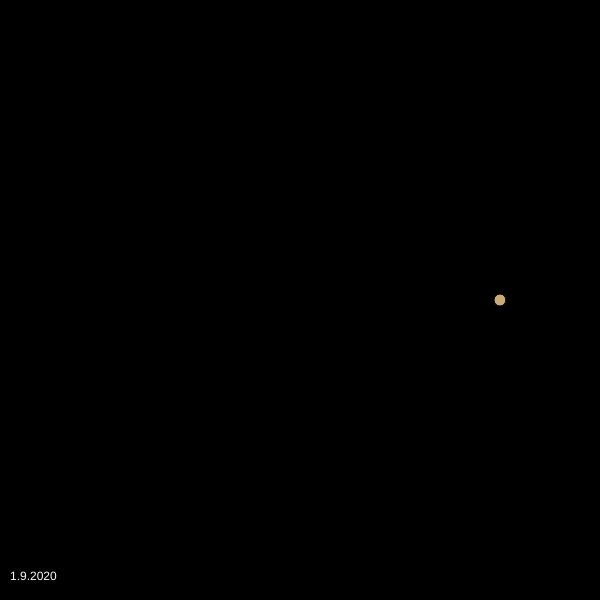
Frame 1 (no input)
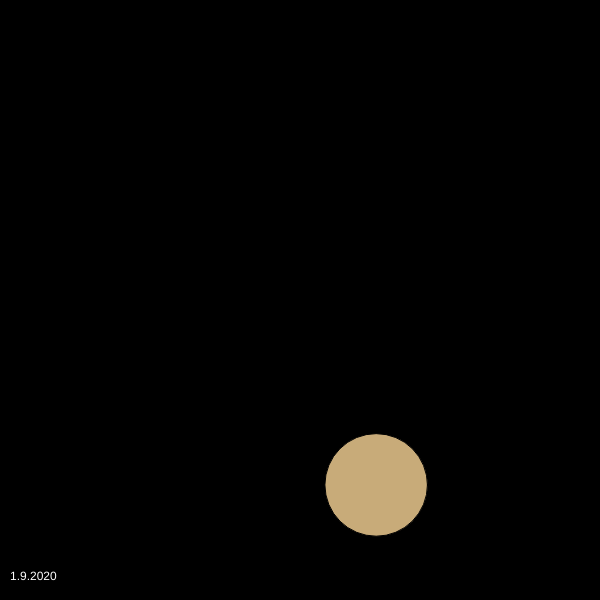
Frame 60 (no input)
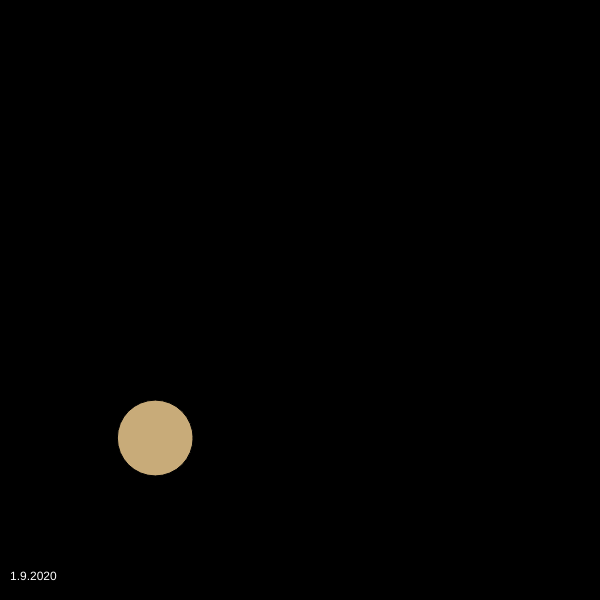
Frame 120 (the mouse pressed at the canvas centre since frame 60)

The p5.js sketch that drew these frames (run headless with seeded random() and noise() and a simulated clock; from frame 60 on, the mouse is pressed at the canvas centre):

// p5.js sketch
// ── sketch.js
//Based off the particle system example on p5.js

let spin;

function setup() {
  createCanvas(600, 600);
  // Initialize all values
  r = height * 0.4;
  spin = new Spinner(createVector(width/2, height/2), 200, 1, 0, 0.02, 200);
  colorMode(HSB);
}

function draw() {
  // Convert polar to cartesian
  background(0);
  spin.run();
  fill(255);
  text("1.9.2020", 10, height - 20);
}

class Spinner{
 constructor(center, radius, direction, theta, vel, hue) {
    this.x = 0;
    this.y = 0; 
    this.center = center;
    this.radius = radius;
    this.direction = direction;
    this.theta = theta;
    this.vel = vel;
    this.hue = hue;
    this.color = color(hue, random(100, 200), random(100, 200));
    this.size = 10;
  }
  update(){
    this.x = this.radius * cos(this.theta) + this.center.x;
    this.y = this.radius * sin(this.theta) + this.center.y;
    this.position = createVector(this.x, this.y);
    this.theta += this.vel;
    this.size += cos(this.theta)*2;
  }
  display(){
    fill(this.color);
    ellipse(this.x, this.y, this.size, this.size);
  }
  run(){
    this.update();
    this.display();
  }
};
